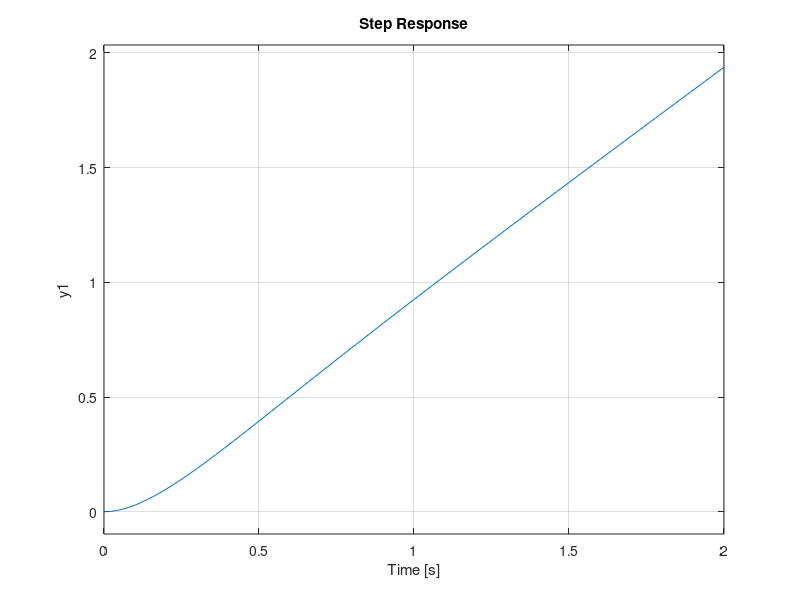
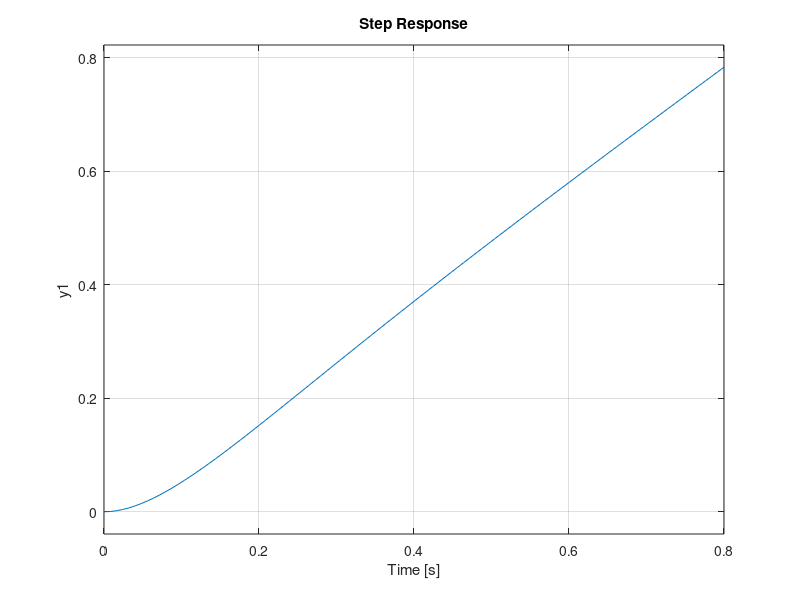
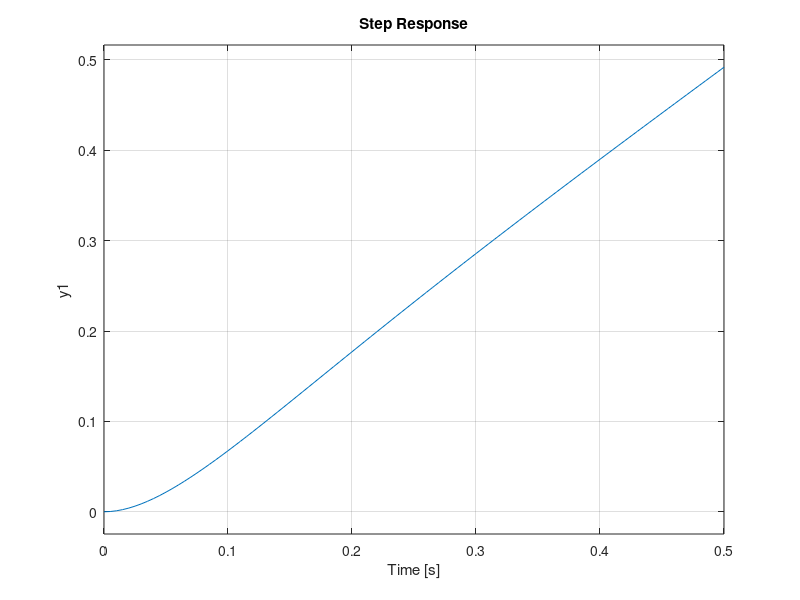
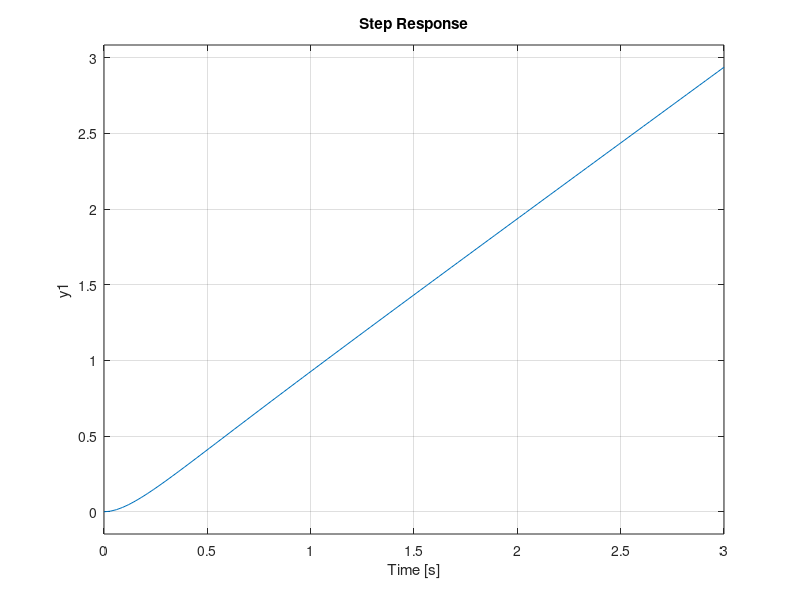

The MATLAB source for these figures, in order:
close all
clear all
clc

s = tf('s');
kp = [16 64 144 16];
kd = [7 15 23 9];
j = 1; 
b = 1;


for i = 1:length(kp)
   c = kp(i)+kd(i)*s
   p = 1/(j*s^2+b*s)
   t = feedback(c*p,1)
   figure
   hold on
   step(t,2)
   step(t/s)
end
